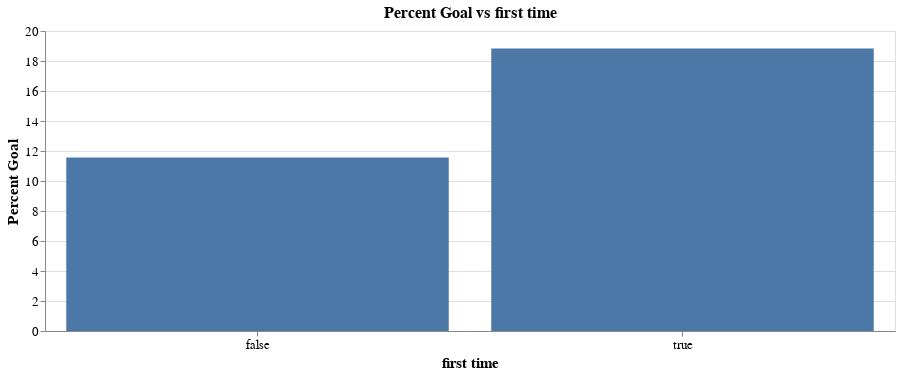

Notebook cell for this chart:
### Markdown cell above
#### 2.3.3 Percent goals by first time

### Code cell
plot_percent_goal_vs_attr("first time", "bar")

### Figure 1 — Vega-Lite specification as saved in the notebook (floating-point values rounded to 4 significant figures)
{"$schema": "https://vega.github.io/schema/vega-lite/v3.4.0.json", "config": {"axis": {"labelFontSize": 13, "titleFontSize": 15}, "mark": {"tooltip": null}, "title": {"fontSize": 16}, "view": {"height": 300, "width": 400}}, "data": {"name": "data-e093ed6dcd046cfebc2254cc90fd6e4d"}, "datasets": {"data-e093ed6dcd046cfebc2254cc90fd6e4d": [{"Goal": 731, "No Goal": 5593, "Percent Goal": 11.56, "first time": false}, {"Goal": 504, "No Goal": 2172, "Percent Goal": 18.83, "first time": true}]}, "encoding": {"x": {"axis": {"labelAngle": 0, "title": "first time"}, "field": "first time", "type": "nominal"}, "y": {"axis": {"title": "Percent Goal"}, "field": "Percent Goal", "type": "quantitative"}}, "height": 300, "mark": "bar", "title": "Percent Goal vs first time", "width": 850}
